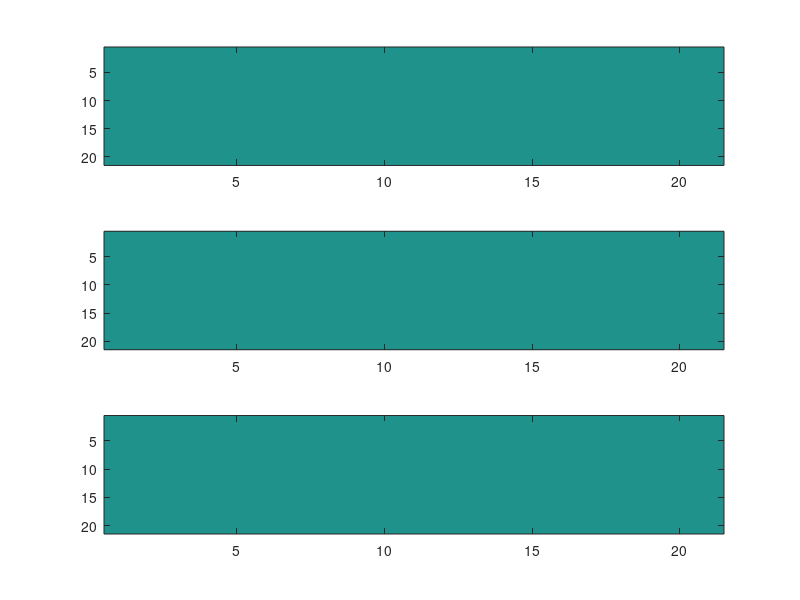

Write the MATLAB code that produced this figure. (Note: this script raises an error after producing the figure.)
%% Input parameters for this test case

%Nt_vec = [2 8 20 40 100 200 400 800 1200 1600 2000 4000];
Nt_vec = [2];

Nx          = 21;
Ny          = 21;
Nz          = 2;

t_end = 1;
t_start = 0;

dGdEx_all = zeros(Nx, Ny, Nz, length(Nt_vec),2);

elementary_charge   = 1.60217662e-19;
electron_mass       = 9.1093856e-31;

xv_matrix = zeros(length(Nt_vec),6*Nt_vec(end));

dGdEx_diff = zeros(Nx,Ny,1,length(Nt_vec));

dGdEx_diff_fin = zeros(1,length(Nt_vec));
figure(200)
clf
figure(300)
clf

for i = 1:length(Nt_vec)


    Nt = Nt_vec(i);

    xv0 = [1.2; 1.2; 1.2; 0; 0; 0]*(elementary_charge/electron_mass);

    x_p  = 1.75*(elementary_charge/electron_mass);
    y_p  = 1.7*(elementary_charge/electron_mass);
    z_p  = 1.75*(elementary_charge/electron_mass);
    vx_p = 1*(elementary_charge/electron_mass);
    vy_p = 0*(elementary_charge/electron_mass);
    vz_p = 0*(elementary_charge/electron_mass);

    obj_weights = [1, 1, 1, 0, 0, 0];

    n_charges = 1;
    n_masses = 1;

    %% 
    % Creating test environment with given Input

    ts = linspace(t_start, t_end, Nt);

    x_grid = linspace(1, 2, Nx)*(elementary_charge/electron_mass);
    y_grid = linspace(1, 2, Ny)*(elementary_charge/electron_mass);
    z_grid = linspace(1, 2, Nz)*(elementary_charge/electron_mass);

    %V           = repmat(peaks(Nx), [1 1 2]); assert(Nx == Ny);

    %V(:,:,2) = V(:,:,1);

    E_x         = repmat(meshgrid(x_grid*0+1)', [1 1 2]);%-centeredDiff(V, 1);
    E_y         = repmat(meshgrid(y_grid*0+1),[1 1 2]);%-centeredDiff(V, 2);
    E_z         = repmat(meshgrid(0*x_grid), [1 1 2]);%-centeredDiff(V, 3);
    figure(1)
    subplot(3,1,1)
    imagesc(E_x(:,:,1))
    subplot(3,1,2)
    imagesc(E_y(:,:,1))
    subplot(3,1,3)
    imagesc(E_z(:,:,1))

    %%
    % Setting natural constants
    % in case that they are needed

    %elementary_charge   = 1.60217662e-19;
    %electron_mass       = 9.1093856e-31;
    %%


%     accelFunc = accelerationFunction( x_grid, y_grid, z_grid, ...
%         n_charges, n_masses);
    
    %[ix_x, ix_y, ix_z, iv_x, iv_y, iv_z, ia_x, ia_y, ia_z] = get_Index3D(Nt);
    
    

    nParticle = 1;

    hit_objective = @(xv) hitObjective3D_wrap(...
                xv, x_p, y_p, z_p, vx_p, vy_p, vz_p, obj_weights);

    [dGdEx0, dGdEy0, dGdEz0, G0, xv, DG, xv_dual, Nt] = ...
        VV_get_dual_E_final_auto_conv2(n_charges, n_masses, E_x, E_y, E_z,...
    x_grid, y_grid, z_grid, xv0, nParticle, hit_objective, ts);



    disp(G0)
    [ix_x, ix_y, ix_z, ~] =...
        get_Index3D(Nt);
    
    ts = linspace(t_start, t_end, Nt);
    x_end(i) = xv(max(ix_x));
   
     
   figure(10+i)
    subplot(3,15,1:2)
    plot(ts, xv(ix_x))
    title('x')

    subplot(3,15,16:17)
    plot(ts, xv(ix_y))
    title('y')
    
    
    subplot(3,15,31:32)
    plot(ts, xv(ix_z))
    title('z')
    
    xv_matrix(i,1:length(xv)) = xv;
    
    %%figure(10+i)
    subplot(3,15,[6:8 21:23 36:38] +1)
    imagesc(x_grid, y_grid, dGdEx0(:,:,1)');
    axis xy image
    colorbar
    title('dual')
    
    %figure(4)
    subplot(3,15,[9:11 24:26 39:40]+1)
    imagesc(x_grid, y_grid, dGdEx0(:,:,2)');
    axis xy image
    colorbar
    title('dual 2')
    
    dGdEx_all(:,:,:,i,2) = dGdEx0;
    
    
    figure(200)
    hold all 
    subplot(3,1,1)
    hold all
    plot(ts,xv(ix_x))
    subplot(3,1,2)
    hold all
    plot(ts,xv(ix_y))
    subplot(3,1,3)
    hold all
    plot(ts,xv(ix_z))
    
    accelFunc = accelerationFunction( x_grid, y_grid, z_grid, ...
    n_charges, n_masses);    
    [xv, accel] = velocityVerlet3D(ts, xv0, accelFunc(E_x, E_y, E_z));
    

    figure(300)
    hold all 
    subplot(3,1,1)
    hold all
    plot(ts,xv(ix_x))
    subplot(3,1,2)
    hold all
    plot(ts,xv(ix_y))
    subplot(3,1,3)
    hold all
    plot(ts,xv(ix_z))
    
    [G, dGdxv] = hitObjective3Dtarget(xv, obj_weights, x_p, y_p, z_p, ...
        vx_p, vy_p, vz_p);
    
    [systemMatrix, initMatrix, accelMatrix] = velocityVerletMatrices3D(ts);
    
    ax1 = accel(:,1);
    ay1 = accel(:,2);
    az1 = accel(:,3);
    
    delta = 1e-9;
    dGdEx_meas = 0*E_x(:,:,1);
%     
%     
%     for xx = 1:21
%         for yy = 1:21
%             fprintf('%i, %i\n', xx, yy);
% 
%             Ex2 = E_x;
%             Ex2(xx,yy,1) = Ex2(xx,yy,1) + delta;
%             [xv2, accel2] = velocityVerlet3D(ts, xv0, ...
%                 accelFunc(Ex2, E_y, E_z));
%             G2 = hitObjective3D(xv2, obj_weights);
%             G2b = hit_objective(xv2);
% 
%             disp(G2)
%             disp(G2b)
%             dGdEx_meas(xx,yy) = (G2b-G)/delta;
% 
% 
% 
% 
%         end
%     end
%     
        
    figure(10+i)
    subplot(3,15,[3:5 18:20 33:35] +1)
    imagesc(x_grid, y_grid, dGdEx_meas');
    axis xy image
    colorbar
    title('Meas')
    
    dGdEx_all(:,:,1,i,1) = dGdEx_meas;

    
    
    
    
    figure(20)
    subplot(length(Nt_vec),1,i)
    imagesc(x_grid, y_grid, (dGdEx0(:,:,1)' - dGdEx_meas')./dGdEx0(:,:,1)');
    colorbar
    
    
    figure(80)
    subplot(length(Nt_vec),1,i)
    imagesc(x_grid, y_grid, dGdEx0(:,:,1)');
    colorbar    
    
    
    dGdEx_diff(:,:,:,i) = (dGdEx0(:,:,1)' - dGdEx_meas')./dGdEx0(:,:,1)';
    indicies = dGdEx_diff(:,:,:,i);
    indicies(isnan(indicies)) = 0;
    %indicies
    dGdEx_diff_fin(i) = sum(sum(indicies));
    
    
    
    


    dGdEx_all(:,:,:,1) = dGdEx0;

    sum(sum(abs(dGdEx0(:,:,1)' - dGdEx_meas')))
    sum(abs(dGdEx0(:,:,1)' - dGdEx_meas).^2)
    
end


% figure(3)
% plot(Nt_vec, dGdEx_diff_fin)



x_plot = zeros(1, length(Nt_vec)); 

for i = 1:length(Nt_vec)
    
    x_plot(i) = abs(x_end(end) - x_end(i)); 
    
end 

figure(6)
loglog(Nt_vec, x_plot)
xlabel('Nt_vec')
ylabel('x_{end_final} -  x_{end_i}')
title('x_end Convergance')


fin = zeros(1,length(Nt_vec));
for i = 1:length(Nt_vec)
    
    final_diff = (dGdEx_all(:,:,1,i,2)' - dGdEx_all(:,:,1,end,2)')./dGdEx_all(:,:,1,end,2)';
    final_diff(isnan(final_diff)) = 0;
    
    fin(i) = sum(sum(sqrt(final_diff.^2)));
    
end 
figure(4)
plot(Nt_vec,fin)
figure(5)
loglog(Nt_vec,fin)
xlabel('Nt_vec')
ylabel('Sum of Dual_{end} -  Sum of Dual_{end_i}')
title('Sum of Dual elements Convergance')
figure(3)
plot(Nt_vec, dGdEx_diff_fin)